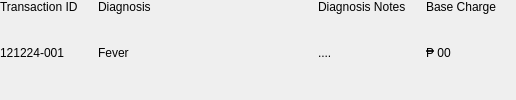
              <widget class="QWidget" name="TransactionInfos" native="true">
               <property name="sizePolicy">
                <sizepolicy hsizetype="Preferred" vsizetype="Maximum">
                 <horstretch>0</horstretch>
                 <verstretch>0</verstretch>
                </sizepolicy>
               </property>
               <property name="styleSheet">
                <string notr="true"/>
               </property>
               <layout class="QHBoxLayout" name="horizontalLayout_3">
                <property name="spacing">
                 <number>20</number>
                </property>
                <property name="leftMargin">
                 <number>0</number>
                </property>
                <property name="topMargin">
                 <number>0</number>
                </property>
                <property name="rightMargin">
                 <number>20</number>
                </property>
                <property name="bottomMargin">
                 <number>10</number>
                </property>
                <item alignment="Qt::AlignLeft">
                 <widget class="QWidget" name="widget_2" native="true">
                  <layout class="QVBoxLayout" name="verticalLayout_7">
                   <property name="spacing">
                    <number>1</number>
                   </property>
                   <property name="leftMargin">
                    <number>0</number>
                   </property>
                   <property name="topMargin">
                    <number>0</number>
                   </property>
                   <property name="rightMargin">
                    <number>0</number>
                   </property>
                   <property name="bottomMargin">
                    <number>0</number>
                   </property>
                   <item>
                    <widget class="QLabel" name="label_2">
                     <property name="sizePolicy">
                      <sizepolicy hsizetype="Preferred" vsizetype="Maximum">
                       <horstretch>0</horstretch>
                       <verstretch>0</verstretch>
                      </sizepolicy>
                     </property>
                     <property name="text">
                      <string>Transaction ID</string>
                     </property>
                    </widget>
                   </item>
                   <item>
                    <widget class="QLabel" name="TransactionID">
                     <property name="text">
                      <string>121224-001</string>
                     </property>
                    </widget>
                   </item>
                  </layout>
                 </widget>
                </item>
                <item alignment="Qt::AlignLeft">
                 <widget class="QWidget" name="widget_3" native="true">
                  <property name="sizePolicy">
                   <sizepolicy hsizetype="Expanding" vsizetype="Preferred">
                    <horstretch>0</horstretch>
                    <verstretch>0</verstretch>
                   </sizepolicy>
                  </property>
                  <property name="minimumSize">
                   <size>
                    <width>200</width>
                    <height>0</height>
                   </size>
                  </property>
                  <layout class="QVBoxLayout" name="verticalLayout_8">
                   <property name="spacing">
                    <number>1</number>
                   </property>
                   <property name="leftMargin">
                    <number>0</number>
                   </property>
                   <property name="topMargin">
                    <number>0</number>
                   </property>
                   <property name="rightMargin">
                    <number>0</number>
                   </property>
                   <property name="bottomMargin">
                    <number>0</number>
                   </property>
                   <item>
                    <widget class="QLabel" name="label_4">
                     <property name="sizePolicy">
                      <sizepolicy hsizetype="Preferred" vsizetype="Maximum">
                       <horstretch>0</horstretch>
                       <verstretch>0</verstretch>
                      </sizepolicy>
                     </property>
                     <property name="text">
                      <string>Diagnosis</string>
                     </property>
                    </widget>
                   </item>
                   <item>
                    <widget class="QLabel" name="Diagnosis">
                     <property name="text">
                      <string>Fever</string>
                     </property>
                    </widget>
                   </item>
                  </layout>
                 </widget>
                </item>
                <item>
                 <widget class="QWidget" name="widget_4" native="true">
                  <property name="sizePolicy">
                   <sizepolicy hsizetype="Expanding" vsizetype="Preferred">
                    <horstretch>0</horstretch>
                    <verstretch>0</verstretch>
                   </sizepolicy>
                  </property>
                  <layout class="QVBoxLayout" name="verticalLayout_9">
                   <property name="spacing">
                    <number>1</number>
                   </property>
                   <property name="leftMargin">
                    <number>0</number>
                   </property>
                   <property name="topMargin">
                    <number>0</number>
                   </property>
                   <property name="rightMargin">
                    <number>0</number>
                   </property>
                   <property name="bottomMargin">
                    <number>0</number>
                   </property>
                   <item>
                    <widget class="QLabel" name="label_6">
                     <property name="sizePolicy">
                      <sizepolicy hsizetype="Preferred" vsizetype="Maximum">
                       <horstretch>0</horstretch>
                       <verstretch>0</verstretch>
                      </sizepolicy>
                     </property>
                     <property name="text">
                      <string>Diagnosis Notes</string>
                     </property>
                    </widget>
                   </item>
                   <item>
                    <widget class="QLabel" name="DiagnosisNotes">
                     <property name="text">
                      <string>....</string>
                     </property>
                    </widget>
                   </item>
                  </layout>
                 </widget>
                </item>
                <item>
                 <widget class="QWidget" name="widget_5" native="true">
                  <layout class="QVBoxLayout" name="verticalLayout_10">
                   <property name="spacing">
                    <number>1</number>
                   </property>
                   <property name="leftMargin">
                    <number>0</number>
                   </property>
                   <property name="topMargin">
                    <number>0</number>
                   </property>
                   <property name="rightMargin">
                    <number>0</number>
                   </property>
                   <property name="bottomMargin">
                    <number>0</number>
                   </property>
                   <item>
                    <widget class="QLabel" name="label_8">
                     <property name="sizePolicy">
                      <sizepolicy hsizetype="Preferred" vsizetype="Maximum">
                       <horstretch>0</horstretch>
                       <verstretch>0</verstretch>
                      </sizepolicy>
                     </property>
                     <property name="text">
                      <string>Base Charge</string>
                     </property>
                    </widget>
                   </item>
                   <item>
                    <widget class="QLabel" name="DoctorCharge">
                     <property name="text">
                      <string>₱ 00</string>
                     </property>
                    </widget>
                   </item>
                  </layout>
                 </widget>
                </item>
               </layout>
              </widget>
